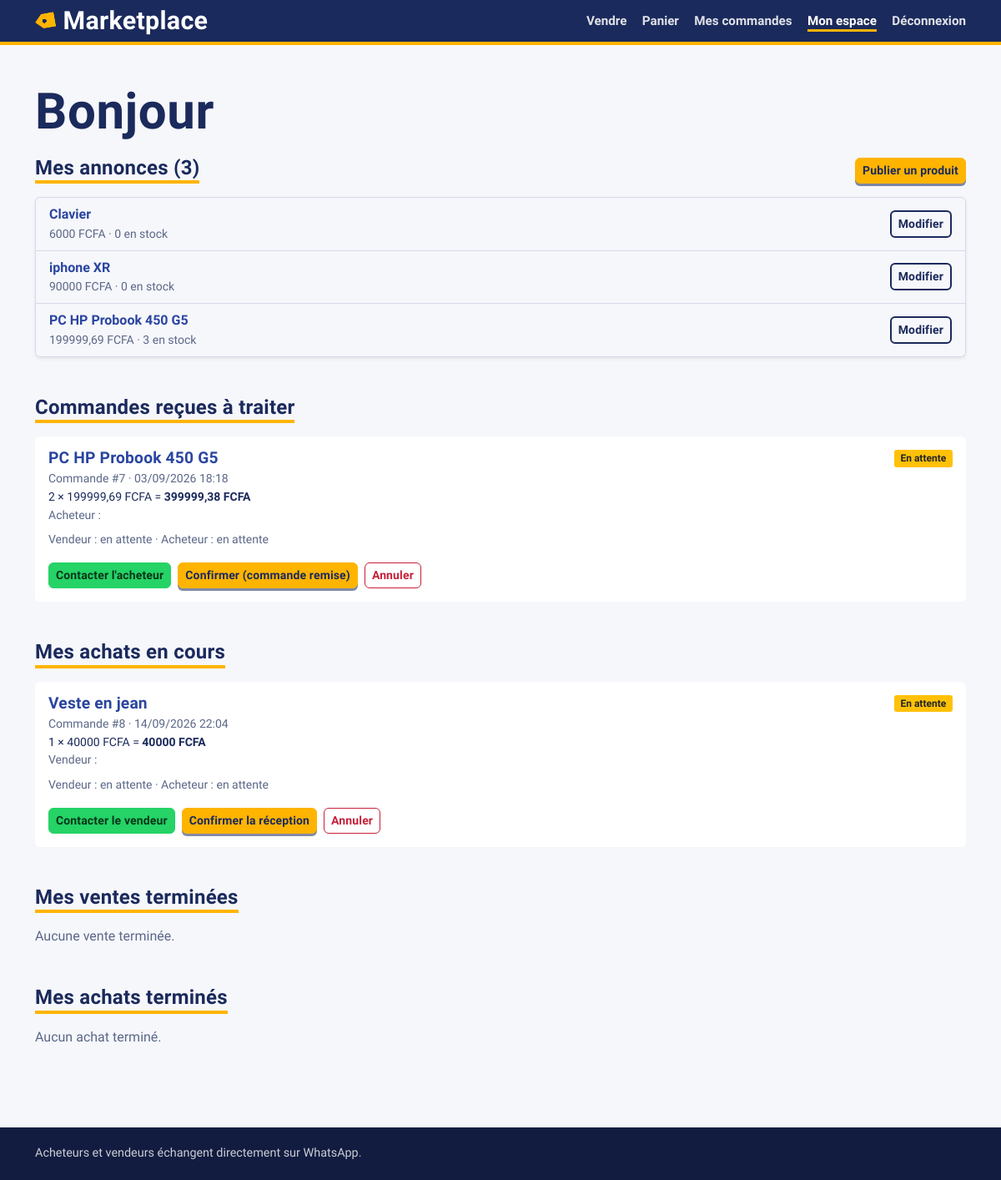
The page /accounts/dashboard/ (signed in) on the database as committed earlier.
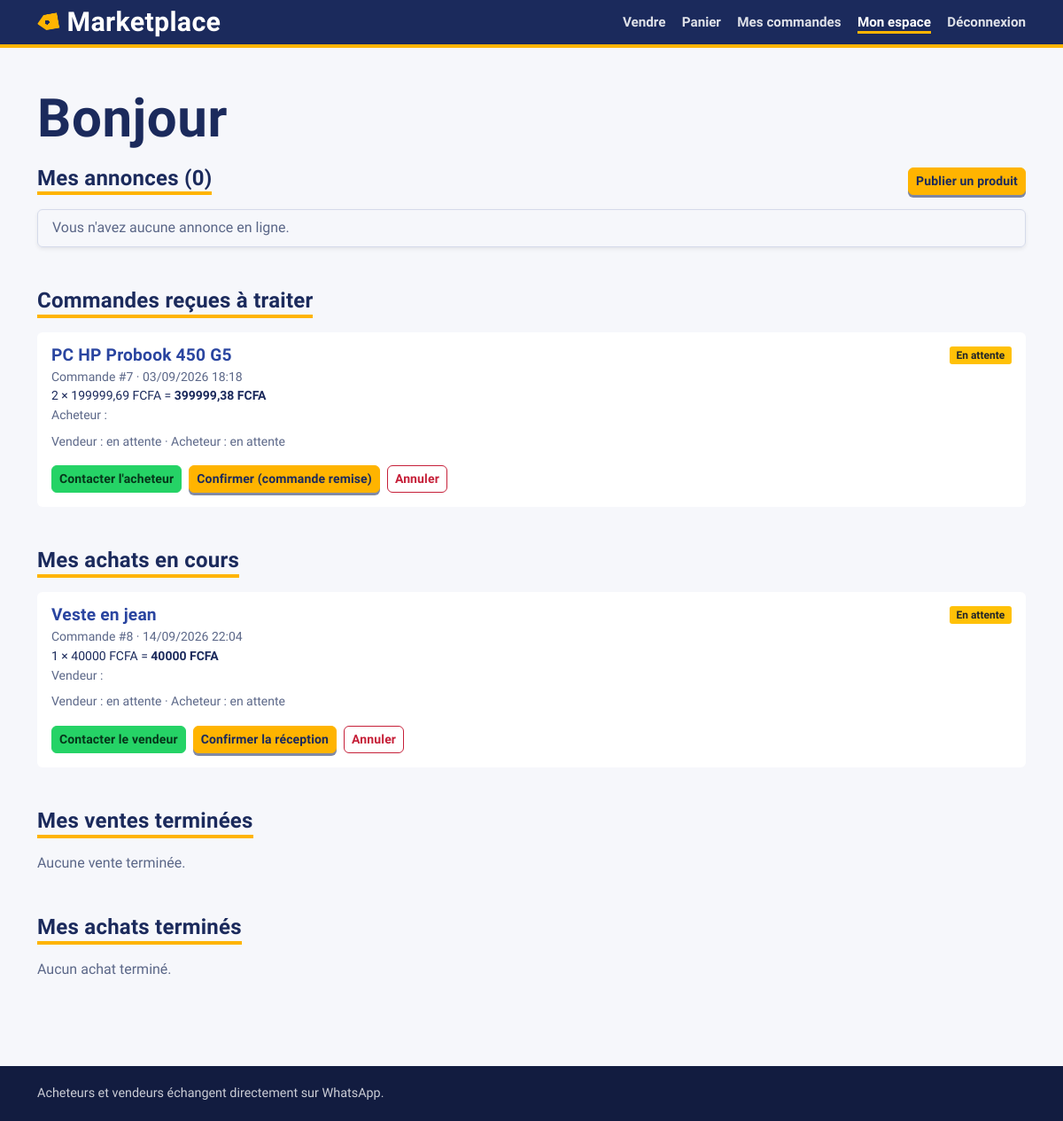
The same page on the database as committed later.
### products/models.py (models this page shows, shortened)
class Product(models.Model):
    class Condition(models.TextChoices):
        NEW = "new", "Neuf"
        LIKE_NEW = "like_new", "Comme neuf"
        GOOD = "good", "Bon état"
        USED = "used", "Occasion"
    seller = models.ForeignKey(
        settings.AUTH_USER_MODEL,
        on_delete=models.CASCADE,
        related_name="products",
    )
    category = models.ForeignKey(
        Category,
        on_delete=models.PROTECT,
        related_name="products",
    )
    name = models.CharField(max_length=200)
    description = models.TextField()
    image = models.ImageField(upload_to="products/%Y/%m/", blank=True)
    price = models.DecimalField(
        max_digits=10,
        decimal_places=2,
        validators=[MinValueValidator(Decimal("0.01"))],
    )
    quantity = models.PositiveIntegerField(default=1)
    condition = models.CharField(
        max_length=20,
        choices=Condition.choices,
        default=Condition.GOOD,
    )
    is_active = models.BooleanField(
        default=True,
        verbose_name="Article actif / en vente",
    )
    created_at = models.DateTimeField(auto_now_add=True)
    updated_at = models.DateTimeField(auto_now=True)
    class Meta:
        ordering = ["-created_at"]
        indexes = [models.Index(fields=["is_active", "-created_at"])]

### orders/models.py (models this page shows, shortened)
class Order(models.Model):
    class Status(models.TextChoices):
        PENDING = "pending", "En attente"
        CANCELLED = "cancelled", "Annulée"
        COMPLETED = "completed", "Terminée"
    buyer = models.ForeignKey(
        settings.AUTH_USER_MODEL,
        on_delete=models.PROTECT,
        related_name="orders",
    )
    product = models.ForeignKey(
        Product,
        on_delete=models.PROTECT,
        related_name="orders",
    )
    quantity = models.PositiveIntegerField(validators=[MinValueValidator(1)])
    unit_price = models.DecimalField(max_digits=10, decimal_places=2)
    status = models.CharField(
        max_length=20,
        choices=Status.choices,
        default=Status.PENDING,
    )
    seller_confirmed = models.BooleanField("confirmée par le vendeur", default=False)
    buyer_confirmed = models.BooleanField("confirmée par l'acheteur", default=False)
    created_at = models.DateTimeField(auto_now_add=True)
    updated_at = models.DateTimeField(auto_now=True)
    completed_at = models.DateTimeField(null=True, blank=True)
    class Meta:
        verbose_name = "commande"
        verbose_name_plural = "commandes"
        ordering = ["-created_at"]
        indexes = [models.Index(fields=["status"])]
    @property
    def total(self):
        return self.unit_price * self.quantity
    @property
    def can_cancel(self):
        return self.status == self.Status.PENDING and not (
            self.seller_confirmed or self.buyer_confirmed
        )
    @staticmethod
    def _whatsapp_link(user, text):
        number = (user.whatsapp_number or "").lstrip("+")
        return f"https://wa.me/{number}?text={quote(text)}"
    @property
    def contact_seller_link(self):
        text = (
            f"Bonjour, je vous contacte au sujet de ma commande #{self.pk} "
            f"({self.quantity} × {self.product.name})."
        )
        return self._whatsapp_link(self.product.seller, text)
    @property
    def contact_buyer_link(self):
        text = (
            f"Bonjour, je vous contacte au sujet de la commande #{self.pk} "
            f"({self.quantity} × {self.product.name})."
        )
        return self._whatsapp_link(self.buyer, text)

### accounts/views.py (the view)
# urls.py: path("dashboard/",views.dashboard,name="dashboard"),
@login_required
def dashboard(request):
    user = request.user
    orders = Order.objects.select_related("product__seller", "buyer")
    products = Product.objects.filter(seller=user, is_active=True).select_related("category")
    purchases = orders.filter(buyer=user, status=Order.Status.PENDING)
    received_orders = orders.filter(product__seller=user, status=Order.Status.PENDING)
    sales = orders.filter(product__seller=user, status=Order.Status.COMPLETED)
    boughts = orders.filter(buyer=user, status=Order.Status.COMPLETED)
    return render(
        request,
        "accounts/dashboard.html",
        {
            "products": products,
            "boughts": boughts,
            "received_orders": received_orders,
            "purchases": purchases,
            "sales": sales,
        },
    )

### accounts/templates/accounts/dashboard.html (shortened to what this page needs)
{% extends "base.html" %}
{% block content %}
<h1 class="h3 mb-1">Bonjour {{ user.first_name }}</h1>
<section class="mb-5">
    <div class="d-flex justify-content-between align-items-center mb-3">
        <h2 class="h5 mb-0">Mes annonces ({{ products|length }})</h2>
        <a class="btn btn-primary btn-sm" href="{% url 'product_create' %}">Publier un produit</a>
    </div>
    <div class="list-group shadow-sm">
        {% for product in products %}
            <div class="list-group-item d-flex justify-content-between align-items-center flex-wrap gap-2">
                <div>
                    <a class="fw-semibold text-decoration-none" href="{% url 'product_detail' product.id %}">{{ product.name }}</a>
                    <div class="small text-muted">
                        {{ product.price|floatformat:"-2" }} FCFA · {{ product.quantity }} en stock
                    </div>
                </div>
                <a class="btn btn-outline-primary btn-sm" href="{% url 'product_update' product.id %}">Modifier</a>
            </div>
        {% empty %}
            <div class="list-group-item text-muted">Vous n'avez aucune annonce en ligne.</div>
        {% endfor %}
    </div>
</section>
<section class="mb-5">
    <h2 class="h5 mb-3">Commandes reçues à traiter</h2>
    {% for order in received_orders %}
        {% include "orders/_order_item.html" with order=order role="seller" %}
    {% empty %}
        <p class="text-muted">Aucune commande en attente.</p>
    {% endfor %}
</section>
<section class="mb-5">
    <h2 class="h5 mb-3">Mes achats en cours</h2>
    {% for order in purchases %}
        {% include "orders/_order_item.html" with order=order role="buyer" %}
    {% empty %}
        <p class="text-muted">Aucun achat en cours.</p>
    {% endfor %}
</section>
<section class="mb-5">
    <h2 class="h5 mb-3">Mes ventes terminées</h2>
    {% for order in sales %}
        {% include "orders/_order_item.html" with order=order role="seller" %}
    {% empty %}
        <p class="text-muted">Aucune vente terminée.</p>
    {% endfor %}
</section>
<section class="mb-5">
    <h2 class="h5 mb-3">Mes achats terminés</h2>
    {% for order in boughts %}
        {% include "orders/_order_item.html" with order=order role="buyer" %}
    {% empty %}
        <p class="text-muted">Aucun achat terminé.</p>
    {% endfor %}
</section>
{% endblock %}

### orders/templates/orders/_order_item.html (shortened to what this page needs)
<div class="card border-0 shadow-sm mb-3 rder-card order-{{ order.status }}">
    <div class="card-body">
        <div class="d-flex justify-content-between align-items-start flex-wrap gap-2">
            <div>
                <h3 class="h6 mb-1">
                    <a class="text-decoration-none" href="{% url 'product_detail' order.product.id %}">{{ order.product.name }}</a>
                </h3>
                <div class="small text-muted">Commande #{{ order.id }} · {{ order.created_at|date:"d/m/Y H:i" }}</div>
                <div class="small">
                    {{ order.quantity }} × {{ order.unit_price|floatformat:"-2" }} FCFA =
                    <strong>{{ order.total|floatformat:"-2" }} FCFA</strong>
                </div>
                <div class="small text-muted">
                    {% if role == "seller" %}
                        Acheteur : {{ order.buyer.first_name }} {{ order.buyer.last_name }}
                    {% else %}
                        Vendeur : {{ order.product.seller.first_name }} {{ order.product.seller.last_name }}
                    {% endif %}
                </div>
            </div>
            <span class="badge {% if order.status == 'completed' %}bg-success{% elif order.status == 'cancelled' %}bg-secondary{% else %}bg-warning text-dark{% endif %}">
                {{ order.get_status_display }}
            </span>
        </div>
        <div class="small mt-2 text-muted">
            Vendeur : {% if order.seller_confirmed %}✔ a confirmé{% else %}en attente{% endif %}
            · Acheteur : {% if order.buyer_confirmed %}✔ a confirmé{% else %}en attente{% endif %}
        </div>
        <div class="d-flex flex-wrap gap-2 mt-3">
            {% if order.status != "cancelled" %}
                {% if role == "seller" %}
                    <a class="btn btn-success btn-sm" href="{{ order.contact_buyer_link }}" target="_blank" rel="noopener">Contacter l'acheteur</a>
                {% else %}
                    <a class="btn btn-success btn-sm" href="{{ order.contact_seller_link }}" target="_blank" rel="noopener">Contacter le vendeur</a>
                {% endif %}
            {% endif %}
            {% if order.status == "pending" %}
                {% if role == "seller" and not order.seller_confirmed %}
                    <form method="post" action="{% url 'seller_status_confirm' order.id %}" data-confirm="Confirmer que la commande a bien été remise ?">
                        <button class="btn btn-primary btn-sm" type="submit">Confirmer (commande remise)</button>
                    </form>
                {% elif role == "buyer" and not order.buyer_confirmed %}
                    <form method="post" action="{% url 'buyer_status_confirm' order.id %}" data-confirm="Confirmer que vous avez bien reçu la commande ?">
                        <button class="btn btn-primary btn-sm" type="submit">Confirmer la réception</button>
                    </form>
                {% endif %}
                {% if order.can_cancel %}
                    <form method="post" action="{% url 'cancel_order' order.id %}"
                          data-confirm="return confirm('Annuler cette commande ?');">
                        <button class="btn btn-outline-danger btn-sm" type="submit">Annuler</button>
                    </form>
                {% endif %}
            {% endif %}
        </div>
    </div>
</div>

Rows that differ between the two databases and show on the page:
no longer on this page (row edited): Product: name "Clavier", price "6000", quantity "0"
no longer on this page (row edited): Product: name "iphone XR", price "90000", quantity "0"
no longer on this page (row edited): Product: name "PC HP Probook 450 G5", price "199999,69", quantity "3"
Other text that changed with them:
{{ products|length }}: "3" → "0"
text now shown: "Vous n'avez aucune annonce en ligne."
